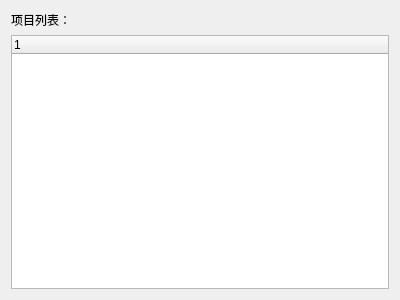
<?xml version="1.0" encoding="UTF-8"?>
<ui version="4.0">
 <class>ProTree</class>
 <widget class="QDialog" name="ProTree">
  <property name="geometry">
   <rect>
    <x>0</x>
    <y>0</y>
    <width>400</width>
    <height>300</height>
   </rect>
  </property>
  <property name="windowTitle">
   <string>Dialog</string>
  </property>
  <layout class="QVBoxLayout" name="verticalLayout_2">
   <item>
    <layout class="QVBoxLayout" name="verticalLayout" stretch="1,20">
     <item>
      <widget class="QLabel" name="label_por">
       <property name="text">
        <string>项目列表：</string>
       </property>
      </widget>
     </item>
     <item>
      <widget class="ProTreeWidget" name="treeWidget">
       <column>
        <property name="text">
         <string notr="true">1</string>
        </property>
       </column>
      </widget>
     </item>
    </layout>
   </item>
  </layout>
 </widget>
 <customwidgets>
  <customwidget>
   <class>ProTreeWidget</class>
   <extends>QTreeWidget</extends>
   <header>protreewidget.h</header>
  </customwidget>
 </customwidgets>
 <resources/>
 <connections/>
</ui>
